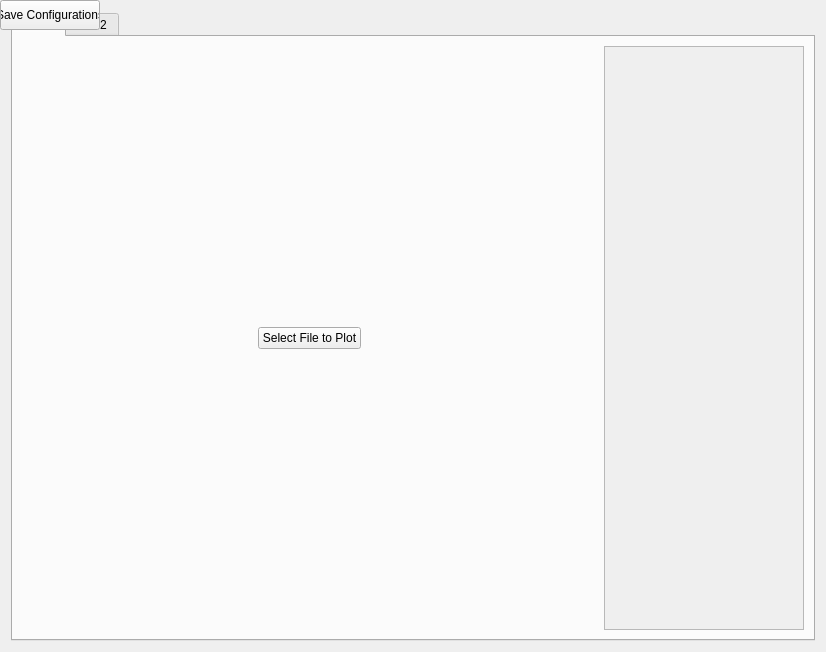
<?xml version="1.0" encoding="UTF-8"?>
<ui version="4.0">
 <class>Widget</class>
 <widget class="QWidget" name="Widget">
  <!-- <property name="geometry">
   <rect>
    <x>0</x>
    <y>0</y>
    <width>1000</width>
    <height>600</height>
   </rect>
  </property> -->
  <property name="windowTitle">
   <string>Form</string>
  </property>
  <layout class="QGridLayout" name="gridLayout">
   <item row="0" column="0">
    <widget class="QTabWidget" name="tabWidget">
     <property name="sizePolicy">
      <sizepolicy hsizetype="Maximum" vsizetype="Maximum">
       <horstretch>0</horstretch>
       <verstretch>0</verstretch>
      </sizepolicy>
     </property>
     <property name="currentIndex">
      <number>0</number>
     </property>
     <widget class="QWidget" name="tab_1">
      <property name="minimumSize">
       <size>
        <width>800</width>
        <height>600</height>
       </size>
      </property>
      <attribute name="title">
       <string>Tab 1</string>
      </attribute>
      <layout class="QHBoxLayout" name="horizontalLayout_2">
       <item>
        <widget class="QWidget" name="widget" native="true">
         <property name="sizePolicy">
          <sizepolicy hsizetype="Expanding" vsizetype="MinimumExpanding">
           <horstretch>0</horstretch>
           <verstretch>0</verstretch>
          </sizepolicy>
         </property>
         <layout class="QHBoxLayout" name="horizontalLayout_4">
          <item>
           <widget class="QPushButton" name="selectPlottingFileButton">
            <property name="sizePolicy">
             <sizepolicy hsizetype="Fixed" vsizetype="Fixed">
              <horstretch>0</horstretch>
              <verstretch>0</verstretch>
             </sizepolicy>
            </property>
            <property name="text">
             <string>Select File to Plot</string>
            </property>
           </widget>
          </item>
         </layout>
        </widget>
       </item>
       <item>
        <widget class="QScrollArea" name="waveRangeList">
         <property name="sizePolicy">
          <sizepolicy hsizetype="Minimum" vsizetype="MinimumExpanding">
           <horstretch>0</horstretch>
           <verstretch>0</verstretch>
          </sizepolicy>
         </property>
         <property name="minimumSize">
          <size>
           <width>200</width>
           <height>0</height>
          </size>
         </property>
         <property name="widgetResizable">
          <bool>true</bool>
         </property>
         <widget class="QWidget" name="scrollAreaWidgetContents">
         </widget>
        </widget>
       </item>
      </layout>
     </widget>
     <widget class="QWidget" name="tab_2">
      <attribute name="title">
       <string>Tab 2</string>
      </attribute>
      <layout class="QHBoxLayout" name="horizontalLayout_3">
       <item>
        <widget class="QScrollArea" name="scrollArea_2">
         <property name="widgetResizable">
          <bool>true</bool>
         </property>
         <widget class="QWidget" name="simpleParams">
          <!-- <property name="geometry">
           <rect>
            <x>0</x>
            <y>0</y>
            <width>550</width>
            <height>532</height>
           </rect>
          </property> -->
         </widget>
        </widget>
       </item>
       <item>
        <widget class="QSplitter" name="splitter">
         <property name="orientation">
          <enum>Qt::Orientation::Vertical</enum>
         </property>
         <widget class="QWidget" name="layoutWidget">
          <layout class="QHBoxLayout" name="horizontalLayout">
           <item>
            <widget class="QLabel" name="label_2">
             <property name="text">
              <string>Element</string>
             </property>
            </widget>
           </item>
           <item>
            <widget class="QLabel" name="label_3">
             <property name="text">
              <string>Estimate</string>
             </property>
            </widget>
           </item>
           <item>
            <widget class="QLabel" name="label_11">
             <property name="text">
              <string>         Fit</string>
             </property>
            </widget>
           </item>
           <item>
            <widget class="QLabel" name="label_12">
             <property name="text">
              <string>Add to Iterlist</string>
             </property>
            </widget>
           </item>
          </layout>
         </widget>
         <widget class="QScrollArea" name="scrollArea">
          <property name="widgetResizable">
           <bool>true</bool>
          </property>
          <widget class="QWidget" name="tab2_scrollAreaWidgetContents">
           <!-- <property name="geometry">
            <rect>
             <x>0</x>
             <y>0</y>
             <width>222</width>
             <height>475</height>
            </rect>
           </property> -->
          </widget>
         </widget>
         <widget class="QPushButton" name="addElementButton">
          <property name="text">
           <string>Add Element</string>
          </property>
         </widget>
        </widget>
       </item>
      </layout>
     </widget>
    </widget>
   </item>
  </layout>
  <widget class="QPushButton" name="saveConfButton">
   <!-- <property name="geometry">
    <rect>
     <x>850</x>
     <y>0</y>
     <width>151</width>
     <height>31</height>
    </rect>
   </property> -->
   <property name="text">
    <string>Save Configurations</string>
   </property>
  </widget>
 </widget>
 <resources/>
 <connections/>
</ui>
